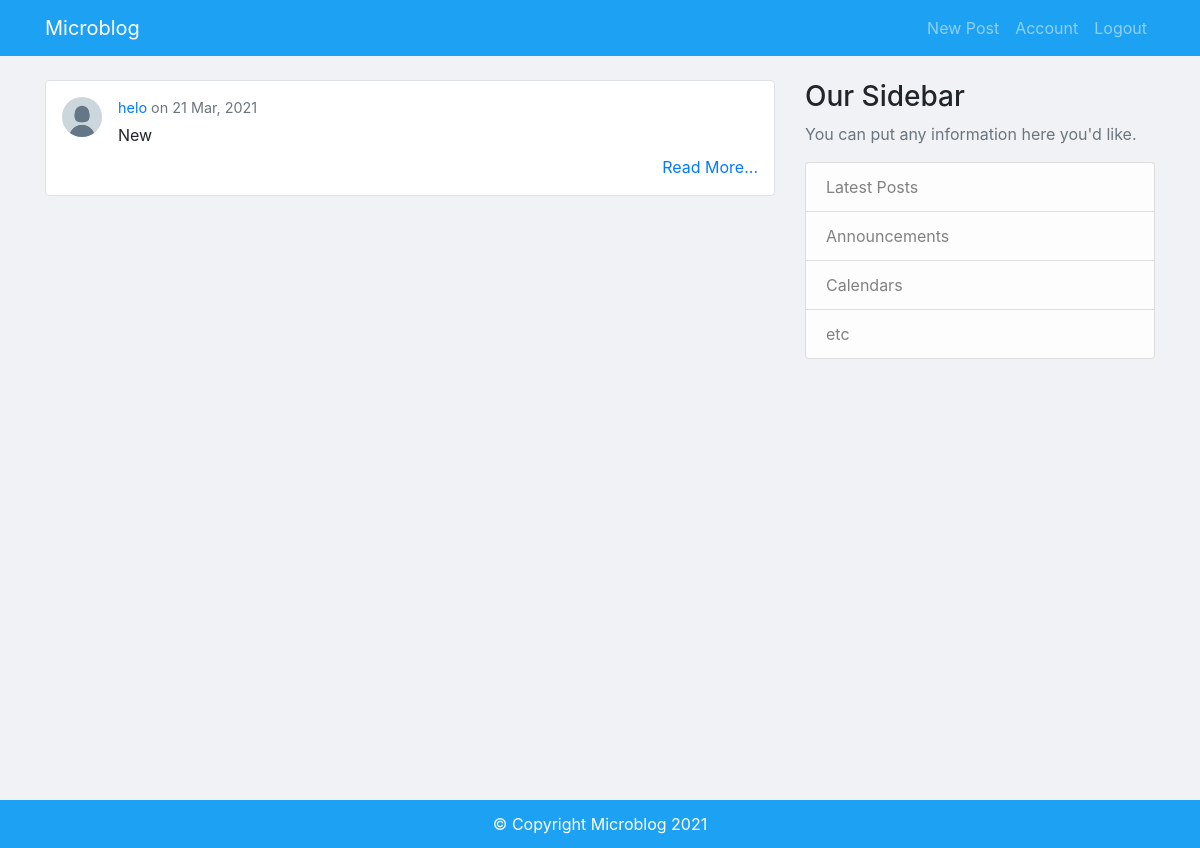
Page / (signed in) on the earlier database version.
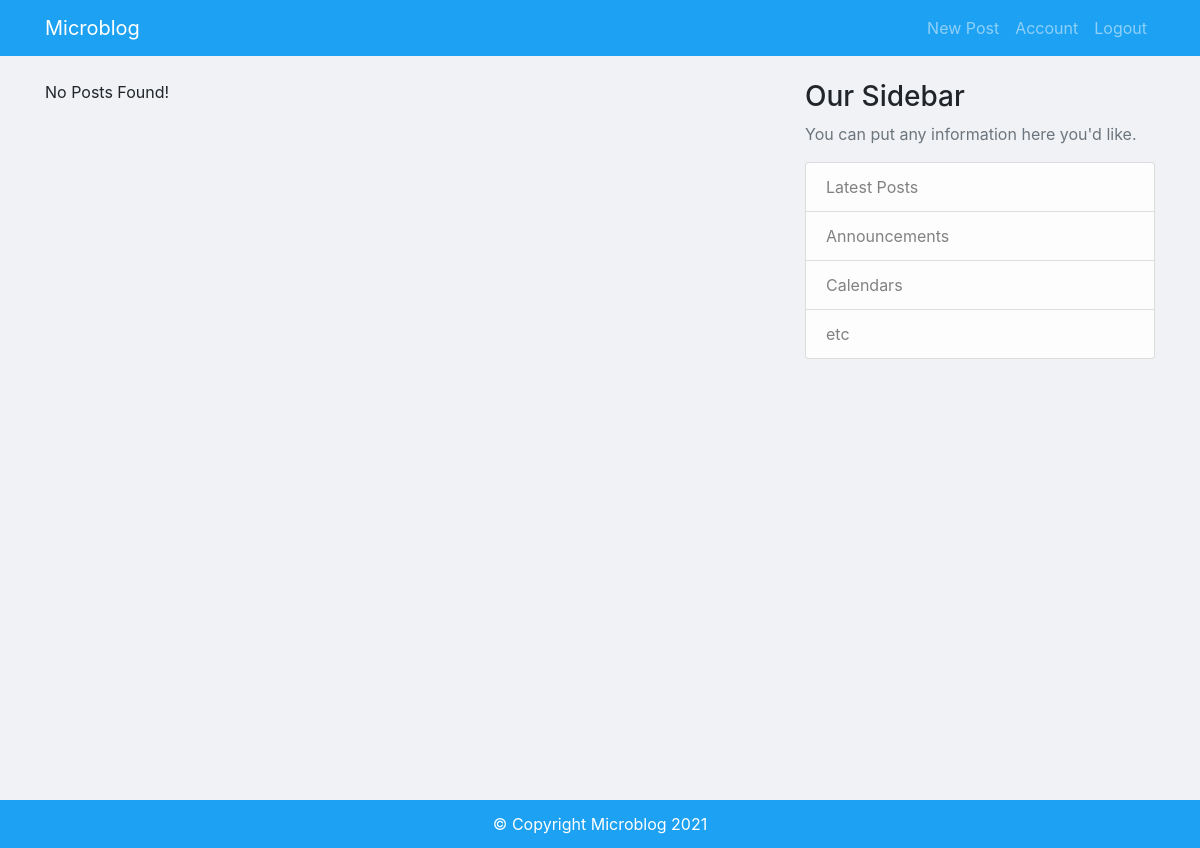
Same page on the later database version.
### microblog/blog/models.py (models this page shows, shortened)
class Post(db.Model):
    id = db.Column(db.Integer, primary_key=True)
    body = db.Column(db.Text, nullable=False)
    date_posted = db.Column(db.DateTime, nullable=False, default=datetime.utcnow)
    author_id = db.Column(db.Integer, db.ForeignKey('user.id'))
    def stripped_body(self):
        if len(self.body) > 30:
            return self.body[:30] + "..."
        else:
            return self.body

### microblog/auth/models.py (models this page shows)
class User(UserMixin, db.Model):
    id = db.Column(db.Integer, primary_key=True)
    username = db.Column(db.String(20), index=True, unique=True, nullable=False)
    email = db.Column(db.String(120), index=True, unique=True, nullable=False)
    password_hash = db.Column(db.String(128))
    profile_pic = db.Column(db.String(20), nullable=False, default='default.png')
    posts = db.relationship('Post', backref='author', lazy=True)
    def __repr__(self):
        return self.username

### microblog/blog/routes.py (the view)
@blog.route('/')
@login_required
def index():
    posts = Post.query.order_by(Post.date_posted.desc()).all()
    return render_template('blog/index.html', posts=posts, title='Home')

### microblog/auth/models.py (called while the page is built)
@login_manager.user_loader
def load_user(user_id):
    return User.query.get(int(user_id))

### microblog/templates/blog/index.html
{% extends "base.html" %} {% block content %}
<div>
  {% if posts %}
  <div class="posts">
    {% for post in posts %}
    <article class="card border">
      <div class="post">
        <div class="post__left">
          <img
            src="{{ url_for('static', filename=post.author.profile_pic) }}"
            alt="{{ post.author }}"
            class="profile-pic"
          />
        </div>
        <div class="post__right">
          <div class="top text-muted">
            <a href="#" class="username">{{ post.author }}</a>
            <span> on </span>
            <span class="date-posted"
              >{{ post.date_posted.strftime('%d %b, %Y') }}</span
            >
          </div>
          <div class="bottom mb-2">
            {{ post.stripped_body() }}
          </div>
         <div class="read-more">
            <a href="{{ url_for('blog.post_detail', post_id=post.id)}}"
            >Read More...</a
         </div>
        </div>
      </div>
    </article>
    {% endfor %}
  </div>
  {% else %}
  <p>No Posts Found!</p>
  {% endif %}
</div>
{% endblock %}

### microblog/templates/base.html (shortened to what this page needs)
<!DOCTYPE html>
<html lang="en">
  <head>
    <link
      rel="stylesheet"
      href="https://cdn.jsdelivr.net/npm/bootstrap@4.6.0/dist/css/bootstrap.min.css"
    />
    <link
      rel="stylesheet"
      href="{{ url_for('static', filename='styles.css') }}"
    />
  </head>
  <body>
    <header class="position-sticky">
      <nav class="navbar-expand-lg navbar navbar-dark bg-dark mb-4">
        <div class="container">
          <a class="navbar-brand" href="{{ url_for('blog.index') }}">Microblog</a>
        <div class="collapse navbar-collapse" id="navbarSupportedContent">
          <ul class="navbar-nav ml-auto">
            {% if current_user.is_authenticated %}
              <li class="nav-item">
                <a class="nav-link" href="{{ url_for('blog.create_post') }}">New Post</a>
              </li>
              <li class="nav-item">
                <a class="nav-link" href="{{ url_for('auth.account') }}">Account</a>
              </li>
              <li class="nav-item">
                <a class="nav-link" href="{{ url_for('auth.logout') }}">Logout</a>
              </li>
            {% endif %}
          </ul>
        </div>
        </div>
      </nav>
    </header>
    <main role="main" class="container">
      <div class="row">
        <div class="col-md-8">
          {% block content %}{% endblock %}
        </div>
        <div class="col-md-4">
          <div class="content-section">
            <h3>Our Sidebar</h3>
            <p class='text-muted'>You can put any information here you'd like.
              <ul class="list-group">
                <li class="list-group-item list-group-item-light">Latest Posts</li>
                <li class="list-group-item list-group-item-light">Announcements</li>
                <li class="list-group-item list-group-item-light">Calendars</li>
                <li class="list-group-item list-group-item-light">etc</li>
              </ul>
            </p>
          </div>
        </div>
      </div>
    </main>
    <footer>
      &copy; Copyright Microblog 2021
    </footer>
  </body>
</html>

### microblog/static/styles.css (style rules this page uses)
body { background: #f0f2f5; }
ul { list-style-type: none; padding-left: 0rem !important; }
main { min-height: 90vh; }
.navbar { background: #1da1f2 !important; }
footer { background: #1da1f2; width: 100%; height: 3rem; display: flex; justify-content: center; align-items: center; color: #ffffff; }

Differences in the rows shown:
removed Post: profile_pic (placeholder picture), author "helo", date_posted "21 Mar, 2021", stripped_body "New"
Other differences:
text now shown: "No Posts Found!"
